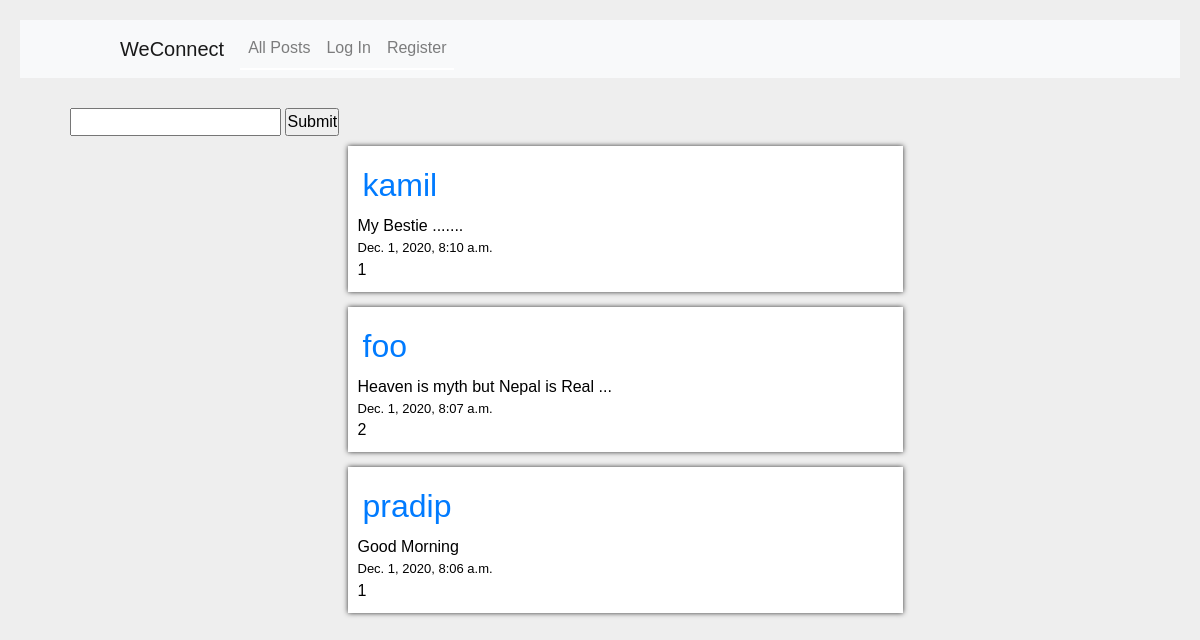
The page / on the database its author committed.
### network/models.py (models this page shows, shortened)
class Posts(models.Model):
	id = models.AutoField(primary_key=True)
	creator = models.ForeignKey("User",related_name="profile",on_delete=models.CASCADE)
	content = models.CharField(blank=False, max_length=1000)
	timestamp = models.DateTimeField(auto_now_add=True)
	likes = models.IntegerField(default=0)
	likedby = models.ManyToManyField("User",related_name="likers",blank=True)

class User(AbstractUser):
    following = models.ManyToManyField("self",symmetrical=False,related_name="followers",blank=True)
    pass

### network/views.py (the view)
# urls.py: path("", views.index, name="index"),
def index(request):
    po = Posts.objects.all().order_by('-timestamp').reverse()
    post = po.reverse()
    my_liked=[]
    if request.user.is_authenticated:
        me=request.user.username
        person=User.objects.get(username=me)
        my_liked=person.likers.all()
    p=Paginator(post,10) #Paginate to get 10 posts at a time
    if request.GET.get('page'):
        pgn=request.GET.get('page')
        if (int(pgn)<=p.num_pages):
            send=p.page(pgn)
        else:
            send=p.page(1)
    else:
        send=p.page(1)
    album=[]
    for thing in send:
        pics=thing.pics.all()
        album.append(pics)
    return render(request, "network/index.html",{
        'post':send,
        'num':p.num_pages,
        'my_liked':my_liked,
        'album':album
    })

### network/templates/network/index.html (shortened to what this page needs)
{% extends "network/layout.html" %}
{% block body %}
    <div id="create_post">
        <form method="post" action="{% url 'upload' %}">
            <input type="textbox" name="content">
            <input type="submit">
        </form>
    </div>
    {% for item in post %}
        <div class="post">
            <a href="/profile/{{item.creator}}">
                <span class="creator">{{item.creator}}</span>
            </a>
            {{item.content}}
            <div class="timestamp">{{item.timestamp}}</div>
            {%if item in my_liked%}
                <div class="actions" data-press="{{item.id}}" data-status="liked" id="liked">{{item.likes}}</div>
            {% else %}
                <div class="actions" data-press="{{item.id}}" data-status="not_liked" id="not_liked">{{item.likes}}</div>
            {% endif %}
        </div>
    {% endfor %}
{% endblock %}

### network/static/network/styles.css (style rules this page uses)
* { box-sizing: border-box; padding: 0; margin: 0; }
body { background: #eee; font-family: sans-serif; color:black; margin:10px; padding:10px; }
.post { background: white; display:grid; margin: 10px; margin-left: 25%; margin-bottom: 15px; box-shadow: 0px 0px 5px #333; padding: 10px; width: 50%; }
.creator { font-size: 2em; margin:5px; display: block; }
.timestamp { font-size:13px; }

### rows shown on the page
Posts: creator "kamil", content "My Bestie .......", timestamp "Dec. 1, 2020, 8:10 a.m.", likes "1"
Posts: creator "foo", content "Heaven is myth but Nepal is Real ...", timestamp "Dec. 1, 2020, 8:07 a.m.", likes "2"
Posts: creator "pradip", content "Good Morning", timestamp "Dec. 1, 2020, 8:06 a.m.", likes "1"
